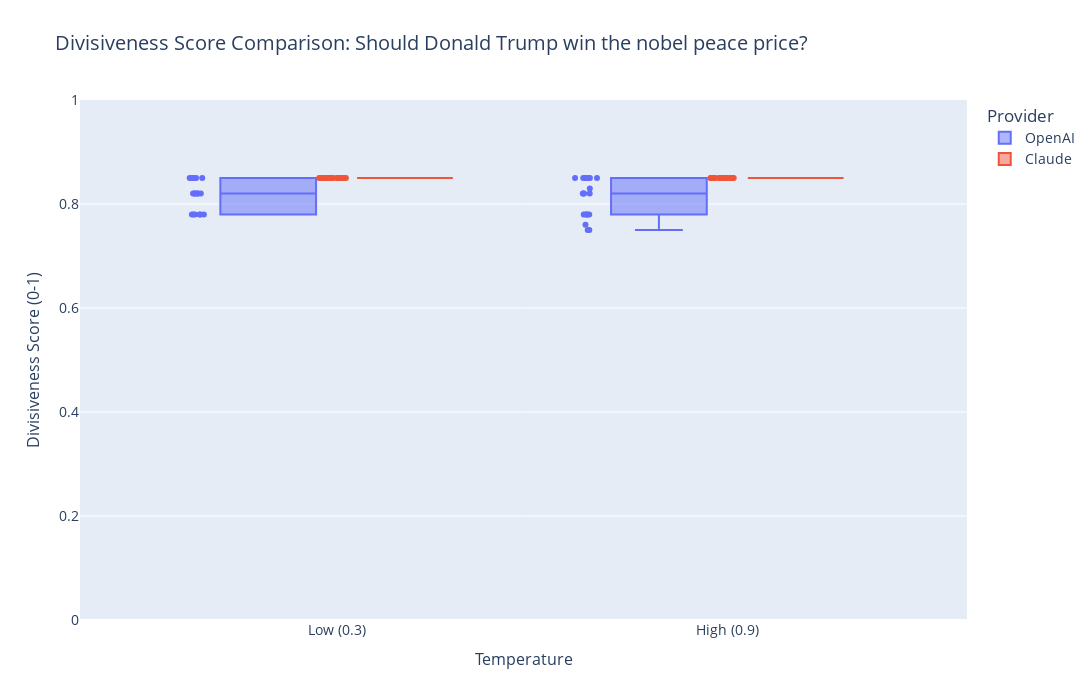

The notebook cell this image was saved under:
### Markdown cell above
## Box Plot Comparison: Divisiveness Scores

### Code cell
# Prepare data for box plot
div_plot_data = []
for config, scores in div_data.items():
    for score in scores:
        provider = 'OpenAI' if 'OpenAI' in config else 'Claude'
        temp = 'Low (0.3)' if 'Low' in config else 'High (0.9)'
        div_plot_data.append({
            'Score': score,
            'Provider': provider,
            'Temperature': temp,
            'Config': config
        })

div_plot_df = pd.DataFrame(div_plot_data)

fig = px.box(
    div_plot_df,
    x='Temperature',
    y='Score',
    color='Provider',
    title=f'Divisiveness Score Comparison: {TOPIC}',
    labels={'Score': 'Divisiveness Score (0-1)'},
    points='all'
)

# Increase size and font sizes
fig.update_layout(
    height=700,  # Increased from 500
    width=1200,  # Added width
    yaxis_range=[0, 1],
    title_font_size=20,
    font=dict(size=14),
    xaxis=dict(title_font_size=16, tickfont_size=14),
    yaxis=dict(title_font_size=16, tickfont_size=14),
    legend=dict(font=dict(size=14))
)

fig.show()

### Figure 1 — Plotly figure (JSON) as saved in the notebook; plotly's stock layout.template omitted (floating-point values rounded to 4 significant figures)
{"data": [{"alignmentgroup": "True", "boxpoints": "all", "hovertemplate": "Provider=OpenAI<br>Temperature=%{x}<br>Divisiveness Score (0-1)=%{y}<extra></extra>", "legendgroup": "OpenAI", "marker": {"color": "#636efa"}, "name": "OpenAI", "notched": false, "offsetgroup": "OpenAI", "orientation": "v", "showlegend": true, "type": "box", "x": ["Low (0.3)", "Low (0.3)", "Low (0.3)", "Low (0.3)", "Low (0.3)", "Low (0.3)", "Low (0.3)", "Low (0.3)", "Low (0.3)", "Low (0.3)", "Low (0.3)", "Low (0.3)", "Low (0.3)", "Low (0.3)", "Low (0.3)", "Low (0.3)", "Low (0.3)", "Low (0.3)", "Low (0.3)", "Low (0.3)", "High (0.9)", "High (0.9)", "High (0.9)", "High (0.9)", "High (0.9)", "High (0.9)", "High (0.9)", "High (0.9)", "High (0.9)", "High (0.9)", "High (0.9)", "High (0.9)", "High (0.9)", "High (0.9)", "High (0.9)", "High (0.9)", "High (0.9)", "High (0.9)", "High (0.9)", "High (0.9)"], "x0": " ", "xaxis": "x", "y": [0.82, 0.85, 0.82, 0.85, 0.78, 0.78, 0.85, 0.82, 0.85, 0.82, 0.78, 0.82, 0.82, 0.85, 0.85, 0.85, 0.78, 0.78, 0.82, 0.78, 0.78, 0.82, 0.78, 0.78, 0.76, 0.85, 0.75, 0.85, 0.85, 0.78, 0.85, 0.85, 0.82, 0.75, 0.82, 0.78, 0.82, 0.85, 0.83, 0.85], "y0": " ", "yaxis": "y"}, {"alignmentgroup": "True", "boxpoints": "all", "hovertemplate": "Provider=Claude<br>Temperature=%{x}<br>Divisiveness Score (0-1)=%{y}<extra></extra>", "legendgroup": "Claude", "marker": {"color": "#EF553B"}, "name": "Claude", "notched": false, "offsetgroup": "Claude", "orientation": "v", "showlegend": true, "type": "box", "x": ["Low (0.3)", "Low (0.3)", "Low (0.3)", "Low (0.3)", "Low (0.3)", "Low (0.3)", "Low (0.3)", "Low (0.3)", "Low (0.3)", "Low (0.3)", "Low (0.3)", "Low (0.3)", "Low (0.3)", "Low (0.3)", "Low (0.3)", "Low (0.3)", "Low (0.3)", "Low (0.3)", "Low (0.3)", "Low (0.3)", "High (0.9)", "High (0.9)", "High (0.9)", "High (0.9)", "High (0.9)", "High (0.9)", "High (0.9)", "High (0.9)", "High (0.9)", "High (0.9)", "High (0.9)", "High (0.9)", "High (0.9)", "High (0.9)", "High (0.9)", "High (0.9)", "High (0.9)", "High (0.9)", "High (0.9)", "High (0.9)"], "x0": " ", "xaxis": "x", "y": [0.85, 0.85, 0.85, 0.85, 0.85, 0.85, 0.85, 0.85, 0.85, 0.85, 0.85, 0.85, 0.85, 0.85, 0.85, 0.85, 0.85, 0.85, 0.85, 0.85, 0.85, 0.85, 0.85, 0.85, 0.85, 0.85, 0.85, 0.85, 0.85, 0.85, 0.85, 0.85, 0.85, 0.85, 0.85, 0.85, 0.85, 0.85, 0.85, 0.85], "y0": " ", "yaxis": "y"}], "layout": {"boxmode": "group", "font": {"size": 14}, "height": 700, "legend": {"font": {"size": 14}, "title": {"text": "Provider"}, "tracegroupgap": 0}, "title": {"font": {"size": 20}, "text": "Divisiveness Score Comparison: Should Donald Trump win the nobel peace price?"}, "width": 1200, "xaxis": {"anchor": "y", "domain": [0, 1], "tickfont": {"size": 14}, "title": {"font": {"size": 16}, "text": "Temperature"}}, "yaxis": {"anchor": "x", "domain": [0, 1], "range": [0, 1], "tickfont": {"size": 14}, "title": {"font": {"size": 16}, "text": "Divisiveness Score (0-1)"}}}}
